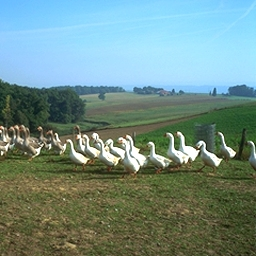
#> input picture MIT_split/train/Opencountry/fie23.jpg, 256 x 256 px; its folder holds only this picture in this run
$ python BOVW_CrossValidation.py   (Python 2 division)
#> lines starting #> are read from the running program, lines starting #| are printed output that depends on the picture
### MIT_split/BOVW_functions.py
import sys
import cv2
import glob
import numpy as np
import cPickle
import time
import random
import scipy.cluster.vq as vq
from sklearn import cross_validation
from sklearn import svm
from sklearn.grid_search import GridSearchCV
from sklearn.preprocessing import StandardScaler
from sklearn.metrics import confusion_matrix
from sklearn.decomposition import PCA


def prepareFiles(rootpath):
	current_GT_id=0
	filenames=[]
	GT_ids=[]
	GT_labels=[]
	classpath = sorted(glob.glob(rootpath+'*'))
	for i in classpath:
		filespath = sorted(glob.glob(i+'/*.jpg'))
		for j in filespath:
			filenames.append(j)
			GT_ids.append(current_GT_id)
			GT_labels.append(i.split('/')[-1])
		current_GT_id+=1
	return(filenames,GT_ids,GT_labels)

def getKeypointsDescriptors(filenames,detector_type,descriptor_type):
	#detector=cv2.FeatureDetector_create(detector_type)
	#descriptor = cv2.DescriptorExtractor_create(descriptor_type)
	detector = cv2.xfeatures2d.SIFT_create()
	descriptor = cv2.xfeatures2d.SIFT_create()

	K=[]
	D=[]
	print 'Extracting Local Descriptors'
	init=time.time()
	for filename in filenames:
		ima=cv2.imread(filename)
		gray=cv2.cvtColor(ima,cv2.COLOR_BGR2GRAY)
		kpts=detector.detect(gray)
		kpts,des=descriptor.compute(gray,kpts)
		K.append(kpts)
		D.append(des)
	end=time.time()
	print 'Done in '+str(end-init)+' secs.'
	return(K,D)

# [25 lines left out: function getLocalColorDescriptors, not called in this run]

def getAndSaveCodebook(descriptors,num_samples,k,filename):
	size_descriptors=descriptors[0].shape[1]
	A=np.zeros((num_samples,size_descriptors),dtype=np.float32)
	for i in range(num_samples):
		A[i,:]=random.choice(random.choice(descriptors))
	print 'Computing kmeans on '+str(num_samples)+' samples with '+str(k)+' centroids'
	init=time.time()
	codebook,v=vq.kmeans(A,k,1)
	end=time.time()
	print 'Done in '+str(end-init)+' secs.'
	cPickle.dump(codebook, open(filename, "wb"))
	return codebook

def getAndSaveBoVWRepresentation(descriptors,k,codebook,filename):
	print 'Extracting visual word representations'
	init=time.time()
	visual_words=np.zeros((len(descriptors),k),dtype=np.float32)
	for i in xrange(len(descriptors)):
		words,distance=vq.vq(descriptors[i],codebook)
		visual_words[i,:]=np.bincount(words,minlength=k)
	end=time.time()
	print 'Done in '+str(end-init)+' secs.'
	cPickle.dump(visual_words, open(filename, "wb"))
	return visual_words

# [51 lines left out: functions getAndSaveBoVW_SPMRepresentation, trainAndTestLinearSVM, not called in this run]

def trainAndTestLinearSVM_withfolds(train,test,GT_train,GT_test,folds,start,end,numparams):
	print 'Training and Testing a HI SVM'
	init=time.time()
	stdSlr = StandardScaler().fit(train)
	train = stdSlr.transform(train)
	kernelMatrix = histogramIntersection(train, train)
	tuned_parameters = [{'kernel': ['linear'], 'C':np.linspace(start,end,num=numparams)}]
	clf = GridSearchCV(svm.SVC(), tuned_parameters, cv=folds,scoring='accuracy')
	clf.fit(kernelMatrix, GT_train)
	print(clf.best_params_)
	predictMatrix = histogramIntersection(stdSlr.transform(test), train)
	SVMpredictions = clf.predict(predictMatrix)
	correct = sum(1.0 * (SVMpredictions == GT_test))
	accuracy = correct / len(GT_test)
	end=time.time()
	print 'Done in '+str(end-init)+' secs.'
	return accuracy

def histogramIntersection(M, N):
	m = M.shape[0]
	n = N.shape[0]
	result = np.zeros((m,n))
	for i in range(m):
		for j in range(n):
			temp = np.sum(np.minimum(M[i], N[j]))
			result[i][j] = temp
	return result

# [78 lines left out: functions SPMKernel, trainAndTestHISVM, trainAndTestHISVM_withfolds, trainAndTestSPMSVM, trainAndTestSPMSVM_withfolds, not called in this run]

### MIT_split/BOVW_CrossValidation.py
from BOVW_functions import *

##########################
#PARaMETROS DE EJECUCION
##########################

# Metodo usado para detectar los puntos de interes
detector='SIFT'
# Metodo usado para obtener la descripcion de los puntos de interes
descriptor='SIFT'
# Numero de puntos de interes que se utilizan para obtener el vocabulario visual
num_samples=50000
# Numero de palabras en el vocabulario visual
k=32
# Paremetros para realizar la validacion cruzada en el aprendizaje del clasificaro
# folds: nº de particioines
# start, end: valor inicial y final del factor de regularizacion C que se validaran
# mumparams: nº de valores diferentes para el factor de regularizacion C entre start y end que se van a validar
folds=5
start=0.01
end=10
numparams=30
# Directorio raiz donde se encuentran todas las imagenes de aprendizaje
dataset_folder_train='../../Databases/MIT_split/train/'
# Directorio raiz donde se encuentran todas las imagenes de test
dataset_folder_test='../../Databases/MIT_split/test/'

##############################################

# Preparacion de los nombres de los ficheros necesarios para guardar el vocabulario y las palabras visuales de las imagenes de aprendizaje y test
codebook_filename='CB_'+detector+'_'+descriptor+'_'+str(num_samples)+'samples_'+str(k)+'centroids.dat'
visual_words_filename_train='VW_train_'+detector+'_'+descriptor+'_'+str(num_samples)+'samples_'+str(k)+'centroids.dat'
visual_words_filename_test='VW_test_'+detector+'_'+descriptor+'_'+str(num_samples)+'samples_'+str(k)+'centroids.dat'

# Calculo de puntos de interes para todas las imagenes del conjunto de aprendizaje
filenames_train,GT_ids_train,GT_labels_train = prepareFiles(dataset_folder_train)
#> pass 2 of the loop in prepareFiles, `for i in classpath:`:
KPTS_train,DSC_train = getKeypointsDescriptors(filenames_train,detector,descriptor)
#> in getKeypointsDescriptors, ima is the input picture: shape (256, 256, 3); mean B, G, R 134.8, 141.3, 113.7
#> in getKeypointsDescriptors, `gray=cv2.cvtColor(ima,cv2.COLOR_BGR2GRAY)`:
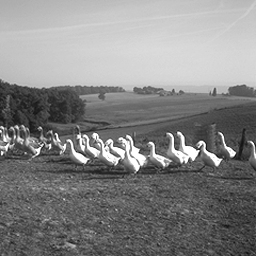
#> gray: shape (256, 256); min 8, max 255, mean 132.3
#> in getKeypointsDescriptors, `kpts=detector.detect(gray)`: kpts = 387 keypoints; strongest (x, y, size): (232, 153, 4.4), (217, 161, 5.4), (201, 142, 3.2), (83, 159, 5.2)
#> pass 2 of the loop in getKeypointsDescriptors, `for filename in filenames:`:
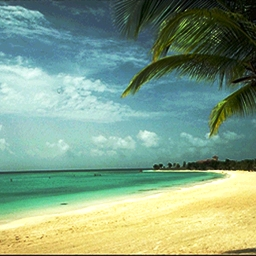
#> input picture MIT_split/train/coast/bea10.jpg, 256 x 256 px
#> in getKeypointsDescriptors, ima is the input picture: shape (256, 256, 3); mean B, G, R 133.2, 160.6, 130.9
#> in getKeypointsDescriptors, `gray=cv2.cvtColor(ima,cv2.COLOR_BGR2GRAY)`:
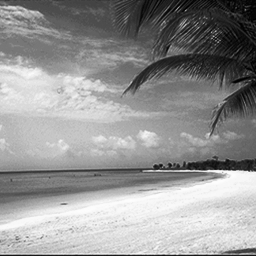
#> gray: shape (256, 256); min 0, max 253, mean 148.6
#> kpts = 203 keypoints; strongest (x, y, size): (209, 171, 1.9), (156, 167, 3.5), (214, 164, 8.1), (229, 169, 2.2)
#> KPTS_train = 2 items; DSC_train = 2 items

# Construccion del vocabulario visual. El vocabulario queda guardado en disco.
# Comentar esta linea si el vocabulario ya esta creado y guardado en disco de una ejecucion anterior
CB=getAndSaveCodebook(DSC_train, num_samples, k, codebook_filename)
#> in getAndSaveCodebook, `codebook,v=vq.kmeans(A,k,1)`:
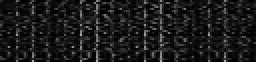
#> codebook: shape (31, 128) float32 (shown 2 times larger); min 0.29, max 173.8, mean 26.7
#> in getAndSaveCodebook, `codebook,v=vq.kmeans(A,k,1)`: v = 277.1

# Carga de un vocabulario visual previamente creado y guardado en disco en una ejecucion anterior.
# Comentar esta linea si se quiere re-calcular el vocabulario o si el vocabulario todavia no se ha creado
#CB=cPickle.load(open(codebook_filename,'r'))

# Obtiene la descripcion BoW de las imagenes del conjunto de aprendizaje
VW_train=getAndSaveBoVWRepresentation(DSC_train,k,CB,visual_words_filename_train)
#> the loop in getAndSaveBoVWRepresentation, `for i in xrange(len(descriptors)):` made 2 passes

# Carga de la descripcion BoW del conjunto de aprendizaje previamente creado y guardado en disco en una ejecucion anterior.
# Comentar esta linea si se quiere re-calcular la representacion o si la representacion todavia no se ha creado
#VW_train=cPickle.load(open(visual_words_filename_train,'r'))

# Calculo de puntos de interes para todas las imagenes del conjunto de test
filenames_test,GT_ids_test,GT_labels_test = prepareFiles(dataset_folder_test)
KPTS_test,DSC_test = getKeypointsDescriptors(filenames_test,detector,descriptor)

# Obtiene la descripcion BoW de las imagenes del conjunto de test
VW_test=getAndSaveBoVWRepresentation(DSC_test,k,CB,visual_words_filename_test)
#> VW_test = empty array

# Entrena un clasificador SVM con las imagenes del conjunto de aprendizaje y lo evalua utilizando las imagenes del conjunto de test
# El valor del factor de regularizacion C se obtiene por validacion cruzada
# Devuelve la accuracy como medida del rendimiento del clasificador
ac_BOVW_L = trainAndTestLinearSVM_withfolds(VW_train,VW_test,GT_ids_train,GT_ids_test,folds,start,end,numparams)
#> after the loop in histogramIntersection, `for i in range(m):`: result = [[22, -30], [-30, -22]]
#> (the run stopped early here; a loop or call above may not have finished)
